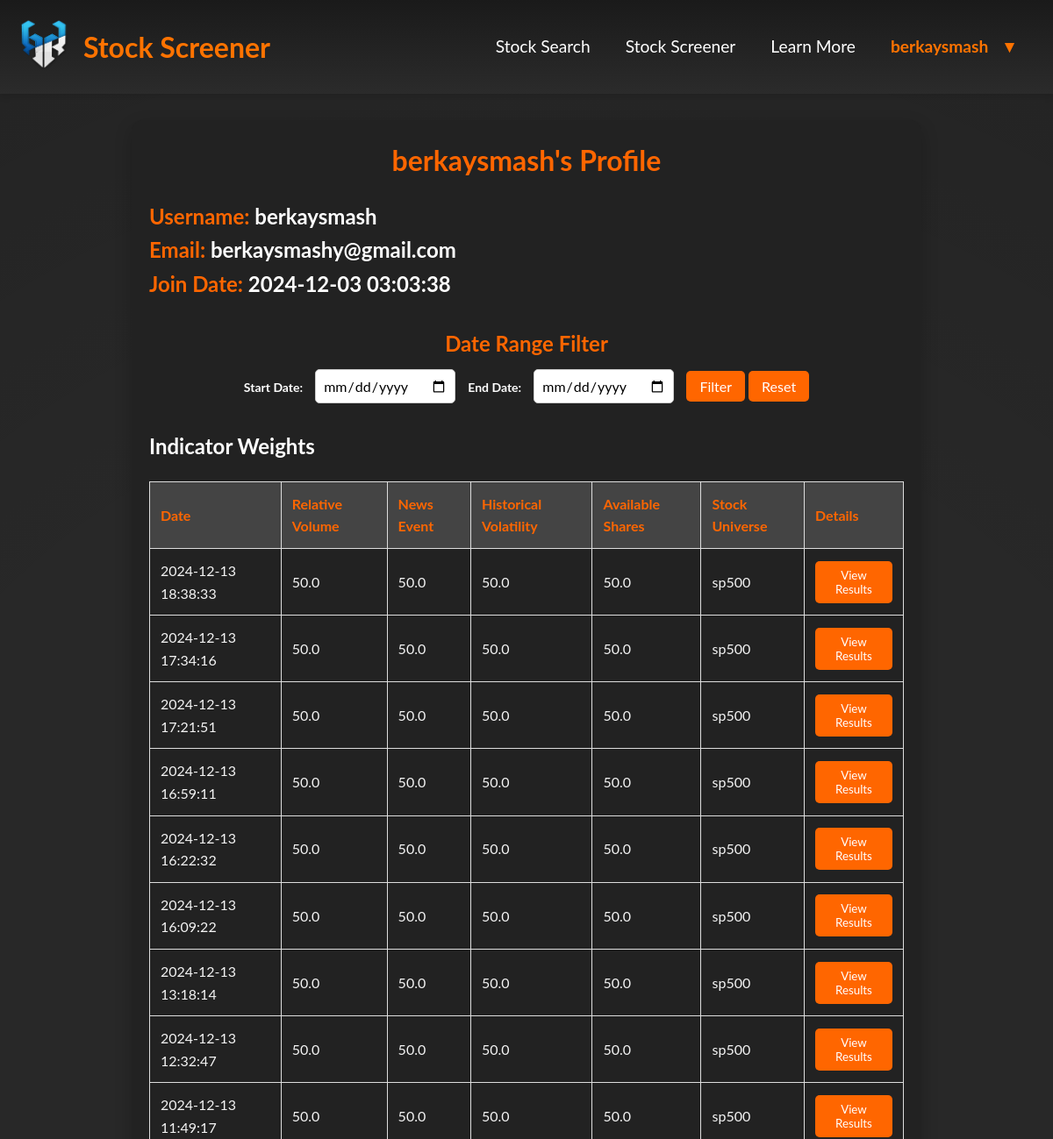
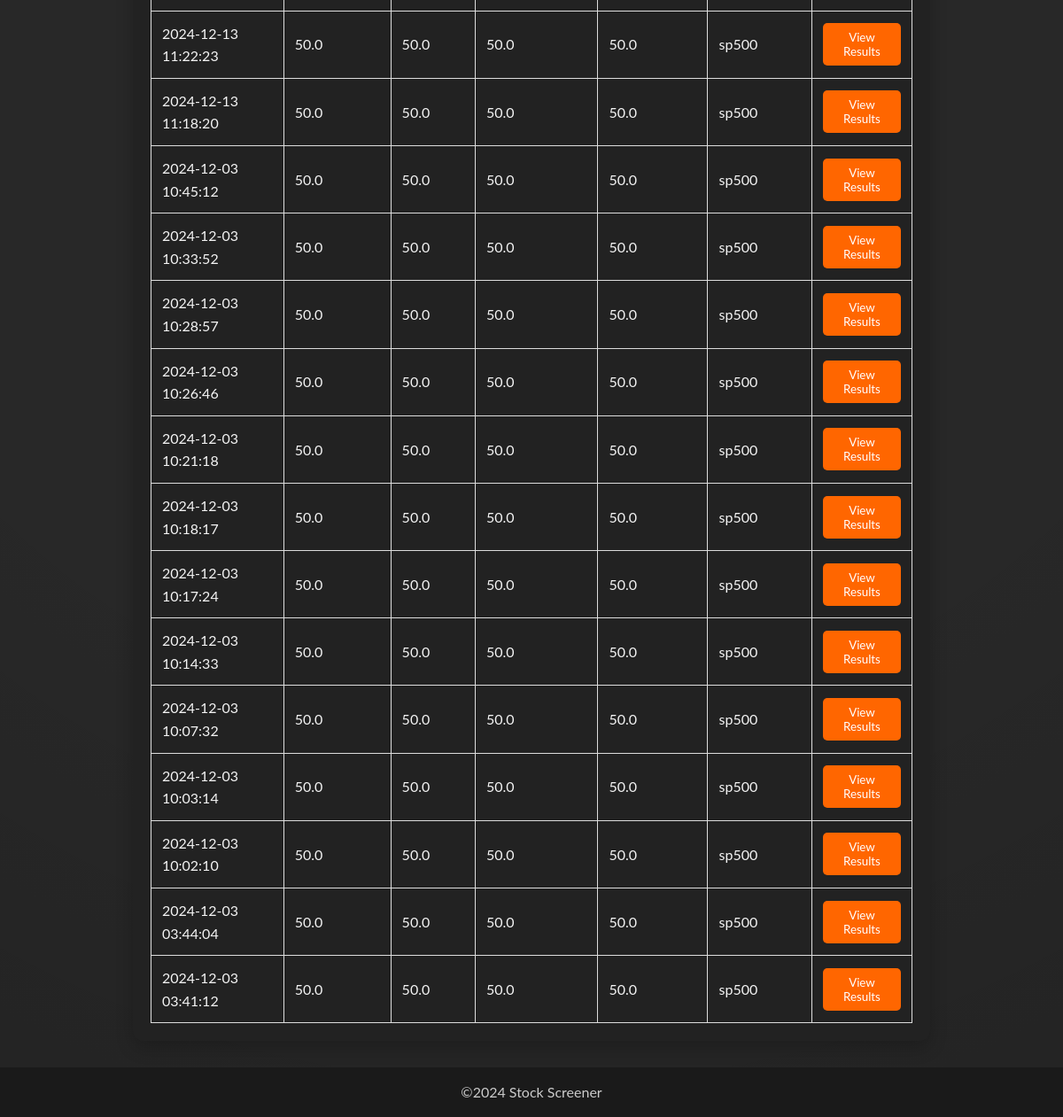
The app's page /history_filter (signed in) with its own data (2 pictures, top to bottom).
### tables this page shows
CREATE TABLE user (
        id INTEGER PRIMARY KEY AUTOINCREMENT,
        username TEXT NOT NULL UNIQUE,
        email TEXT NOT NULL UNIQUE,
        password TEXT NOT NULL,
        created_at TIMESTAMP DEFAULT CURRENT_TIMESTAMP,
        is_verified INTEGER DEFAULT 0
    );

CREATE TABLE indicator_weights (
        id INTEGER PRIMARY KEY AUTOINCREMENT,
        user_id INTEGER,
        relative_volume REAL,
        news_event REAL,
        price_movement REAL,
        historical_volatility REAL,
        available_shares REAL,
        stock_universe TEXT,
        created_at TIMESTAMP DEFAULT CURRENT_TIMESTAMP,
        FOREIGN KEY(user_id) REFERENCES user(id)
    );

### app.py (the view)
@app.route('/history_filter', methods=['GET'])
def history_filter():
    if 'user_id' not in session:
        return "Unauthorized", 403
    start_date = request.args.get('start_date')
    end_date = request.args.get('end_date')
    data = history_controller.history_filter(session['user_id'], start_date, end_date)
    return render_template('history.html', user=data['user'], weights_with_results=data['weights_with_results'])

### app.py (called while the page is built)
@app.before_request
def require_login():
    return auth_controller.require_login()

@app.context_processor
def inject_user():
    return auth_controller.inject_user()

### controllers/auth_controller.py (called while the page is built)
    def get_db_connection(self):
        if current_app.config['TESTING']:
            conn = sqlite3.connect(':memory:')
        else:
            conn = sqlite3.connect('database/database.db')
        conn.row_factory = sqlite3.Row
        return conn

    def require_login(self):
        allowed_routes = ['login', 'register', 'forgot_password_method', 'validate_reset_otp_method',
                          'reset_password_method']
        if 'logged_in' not in session and request.endpoint not in allowed_routes:
            return redirect(url_for('login'))

    def inject_user(self):
        if 'user_id' in session:
            conn = self.get_db_connection()
            conn.execute('''CREATE TABLE IF NOT EXISTS user (
                                id INTEGER PRIMARY KEY AUTOINCREMENT,
                                username TEXT NOT NULL,
                                email TEXT NOT NULL,
                                password TEXT NOT NULL
                            )''')
            user = conn.execute('SELECT * FROM user WHERE id = ?', (session['user_id'],)).fetchone()
            conn.close()
            return {'user': dict(user) if user else None}
        return {'user': None}

### controllers/history_controller.py (called while the page is built)
    def get_db_connection(self):
        conn = sqlite3.connect('database/database.db')
        conn.row_factory = sqlite3.Row
        return conn

### templates/history.html (shortened to what this page needs)
<!doctype html>
<html lang="en">
<head>
    <link rel="stylesheet" href="{{ url_for('static', filename='global.css') }}">
    <link rel="stylesheet" href="{{ url_for('static', filename='history.css') }}">
</head>
<body>
<header>
        <nav class="navbar">
            <div class="logo-container">
                <a href="{{ url_for('stock_search') }}"><img src="{{ url_for('static', filename='image/logo.png') }}" alt="Logo" class="logo"></a>
                <a href="{{ url_for('stock_search') }}" class="nav-title">Stock Screener</a>
            </div>
            <div class="menu-container">
                <a href="{{ url_for('stock_search') }}" class="menu-item">Stock Search</a>
                <a href="{{ url_for('index') }}" class="menu-item">Stock Screener</a>
                <a href="{{ url_for('learn_more') }}" class="menu-item">Learn More</a>
                {% include 'partials/logout.html' %}
            </div>
        </nav>
    </header>
    <div class="container">
        <h1>{{ user['username'] }}'s Profile</h1>
        <h2><strong>Username:</strong> {{ user['username'] }}</h2>
        <h2><strong>Email:</strong> {{ user.email }}</h2>
        <h2><strong>Join Date:</strong> {{ user.created_at }}</h2>
        <div class="date-range-filter">
            <h2>Date Range Filter</h2>
            <form method="GET" action="/history_filter" id="date-filter-form">
                <label for="start-date">Start Date:</label>
                <input type="date" id="start-date" name="start_date" required>
                <label for="end-date">End Date:</label>
                <input type="date" id="end-date" name="end_date" required>
                <button type="submit">Filter</button>
                <button type="button" onclick="resetFilter()">Reset</button>
            </form>
        </div>
        <h2>Indicator Weights</h2>
        <table>
            <thead>
                <tr>
                    <th>Date</th>
                    <th>Relative Volume</th>
                    <th>News Event</th>
                    <th>Historical Volatility</th>
                    <th>Available Shares</th>
                    <th>Stock Universe</th>
                    <th>Details</th>
                </tr>
            </thead>
            <tbody>
                {% for item in weights_with_results %}
                <tr>
                    <td>{{ item.weight['created_at'] }}</td>
                    <td>{{ item.weight['relative_volume'] }}</td>
                    <td>{{ item.weight['news_event'] }}</td>
                    <td>{{ item.weight['historical_volatility'] }}</td>
                    <td>{{ item.weight['available_shares'] }}</td>
                    <td>{{ item.weight['stock_universe'] }}</td>
                    <td>
                        <button onclick="showPopup({{ loop.index0 }})">View Results</button>
                    </td>
                </tr>
                {% endfor %}
            </tbody>
        </table>
    </div>
      <footer>
        <div class="footer-social">
            <span>©2024 Stock Screener</span>
        </div>
    </footer>
</body>
</html>

### templates/partials/logout.html (shortened to what this page needs)
{% if user %}
    <div class="user-dropdown menu-item" style="color:#ff7300;">
        <span>{{ user['username'] }}</span>
        <span class="dropdown-icon">▼</span>
    </div>
{% else %}
<div class="logout-container">
    <a href="/login" class="login-link" style="color: #ff7300; text-decoration: none; font-weight: bold;">Login</a>
</div>
{% endif %}

### static/global.css (style rules this page uses)
* { margin: 0; padding: 0; box-sizing: border-box; font-family: "Lato", sans-serif; }
html, body { min-height: 100vh; margin: 0; background-color: #1e1e1e; color: #f4f4f4; line-height: 1.6; display: flex; flex-direction: column; }
body { background-color: #2c2c2c; background-image: radial-gradient(circle, rgba(0, 0, 0, 0.1), rgba(0, 0, 0, 0.1) 60%, rgba(0, 0, 0, 0.2)); }
a { color: #ff7300; text-decoration: none; transition: color 0.3s ease; }
header { background: linear-gradient(to bottom, #1a1a1a, #2b2b2b); box-shadow: 0 4px 6px rgba(0, 0, 0, 0.1); padding: 20px 0; }
.navbar { display: flex; justify-content: space-between; align-items: center; max-width: 1200px; margin: 0 auto; padding: 0 20px; }
.logo-container { display: flex; align-items: center; }
.logo { width: 60px; height: auto; margin-right: 15px; }
.nav-title { color: #ff7300; font-size: 32px; font-weight: 700; }
.user-dropdown { position: relative; display: inline-block; cursor: pointer; font-weight: bold; }
.user-dropdown span { margin-right: 10px; }
.dropdown-icon { font-size: 1em; transform: rotate(0deg); transition: transform 0.3s ease; }
table { width: 100%; border-collapse: collapse; }
table, th, td { border: 1px solid #444; }
th { background-color: #333; color: #ff9800; padding: 10px; }
td { padding: 10px; text-align: left; }
footer { background-color: #1a1a1a; color: #ccc; text-align: center; padding: 15px 0; margin-top: auto; }
.menu-container { display: flex; gap: 20px; }
.menu-container a { font-size: 1.2em; }
.menu-item { color: #ffffff; font-size: 16px; text-decoration: none; padding: 10px; transition: color 0.3s ease; }
@media (min-width: 769px) { .navbar { display: flex; justify-content: space-between; align-items: center; } }
@media (min-width: 769px) { .menu-container { display: flex; gap: 20px; } }
@media (min-width: 769px) { .menu-item { font-size: 1.2em; padding: 10px; } }

### static/history.css (style rules this page uses)
.container { max-width: 900px; margin: 30px auto; padding: 20px; background-color: #222; border-radius: 12px; box-shadow: 0 8px 20px rgba(0, 0, 0, 0.2); }
h1 { color: #ff6600; text-align: center; margin-bottom: 20px; }
h2 { color: #fff; }
h2 strong { color: #ff6600; }
.date-range-filter { text-align: center; margin: 30px 0; }
.date-range-filter h2 { margin: 0; font-size: 24px; color: #ff6600; }
.date-range-filter form { margin-top: 10px; }
.date-range-filter label { color: #fff; font-weight: bold; font-size: 14px; }
.date-range-filter input[type="date"] { padding: 8px; font-size: 16px; margin: 0 10px; border-radius: 5px; border: 1px solid #ccc; }
.date-range-filter button { padding: 8px 15px; font-size: 16px; background-color: #ff6600; color: white; border: none; border-radius: 5px; cursor: pointer; transition: background-color 0.3s; }
table { width: 100%; border-collapse: collapse; margin-top: 20px; }
table, th, td { border: 1px solid #ddd; }
th, td { text-align: left; padding: 12px; }
th { background-color: #444; color: #ff6600; }
button { background-color: #ff6600; color: white; padding: 8px 12px; border: none; border-radius: 5px; cursor: pointer; transition: background-color 0.3s; }

### records on screen
user: username "berkaysmash", email "berkaysmashy@gmail.com", created_at "2024-12-03 03:03:38"
indicator_weights: weight.created_at "2024-12-13 18:38:33", weight.relative_volume "50.0", weight.news_event "50.0", weight.historical_volatility "50.0", weight.available_shares "50.0", weight.stock_universe "sp500"
indicator_weights: weight.created_at "2024-12-13 17:34:16", weight.relative_volume "50.0", weight.news_event "50.0", weight.historical_volatility "50.0", weight.available_shares "50.0", weight.stock_universe "sp500"
indicator_weights: weight.created_at "2024-12-13 17:21:51", weight.relative_volume "50.0", weight.news_event "50.0", weight.historical_volatility "50.0", weight.available_shares "50.0", weight.stock_universe "sp500"
indicator_weights: weight.created_at "2024-12-13 16:59:11", weight.relative_volume "50.0", weight.news_event "50.0", weight.historical_volatility "50.0", weight.available_shares "50.0", weight.stock_universe "sp500"
indicator_weights: weight.created_at "2024-12-13 16:22:32", weight.relative_volume "50.0", weight.news_event "50.0", weight.historical_volatility "50.0", weight.available_shares "50.0", weight.stock_universe "sp500"
indicator_weights: weight.created_at "2024-12-13 16:09:22", weight.relative_volume "50.0", weight.news_event "50.0", weight.historical_volatility "50.0", weight.available_shares "50.0", weight.stock_universe "sp500"
indicator_weights: weight.created_at "2024-12-13 13:18:14", weight.relative_volume "50.0", weight.news_event "50.0", weight.historical_volatility "50.0", weight.available_shares "50.0", weight.stock_universe "sp500"
indicator_weights: weight.created_at "2024-12-13 12:32:47", weight.relative_volume "50.0", weight.news_event "50.0", weight.historical_volatility "50.0", weight.available_shares "50.0", weight.stock_universe "sp500"
indicator_weights: weight.created_at "2024-12-13 11:49:17", weight.relative_volume "50.0", weight.news_event "50.0", weight.historical_volatility "50.0", weight.available_shares "50.0", weight.stock_universe "sp500"
indicator_weights: weight.created_at "2024-12-13 11:22:23", weight.relative_volume "50.0", weight.news_event "50.0", weight.historical_volatility "50.0", weight.available_shares "50.0", weight.stock_universe "sp500"
indicator_weights: weight.created_at "2024-12-13 11:18:20", weight.relative_volume "50.0", weight.news_event "50.0", weight.historical_volatility "50.0", weight.available_shares "50.0", weight.stock_universe "sp500"
indicator_weights: weight.created_at "2024-12-03 10:45:12", weight.relative_volume "50.0", weight.news_event "50.0", weight.historical_volatility "50.0", weight.available_shares "50.0", weight.stock_universe "sp500"
indicator_weights: weight.created_at "2024-12-03 10:33:52", weight.relative_volume "50.0", weight.news_event "50.0", weight.historical_volatility "50.0", weight.available_shares "50.0", weight.stock_universe "sp500"
indicator_weights: weight.created_at "2024-12-03 10:28:57", weight.relative_volume "50.0", weight.news_event "50.0", weight.historical_volatility "50.0", weight.available_shares "50.0", weight.stock_universe "sp500"
indicator_weights: weight.created_at "2024-12-03 10:26:46", weight.relative_volume "50.0", weight.news_event "50.0", weight.historical_volatility "50.0", weight.available_shares "50.0", weight.stock_universe "sp500"
indicator_weights: weight.created_at "2024-12-03 10:21:18", weight.relative_volume "50.0", weight.news_event "50.0", weight.historical_volatility "50.0", weight.available_shares "50.0", weight.stock_universe "sp500"
indicator_weights: weight.created_at "2024-12-03 10:18:17", weight.relative_volume "50.0", weight.news_event "50.0", weight.historical_volatility "50.0", weight.available_shares "50.0", weight.stock_universe "sp500"
indicator_weights: weight.created_at "2024-12-03 10:17:24", weight.relative_volume "50.0", weight.news_event "50.0", weight.historical_volatility "50.0", weight.available_shares "50.0", weight.stock_universe "sp500"
indicator_weights: weight.created_at "2024-12-03 10:14:33", weight.relative_volume "50.0", weight.news_event "50.0", weight.historical_volatility "50.0", weight.available_shares "50.0", weight.stock_universe "sp500"
indicator_weights: weight.created_at "2024-12-03 10:07:32", weight.relative_volume "50.0", weight.news_event "50.0", weight.historical_volatility "50.0", weight.available_shares "50.0", weight.stock_universe "sp500"
indicator_weights: weight.created_at "2024-12-03 10:03:14", weight.relative_volume "50.0", weight.news_event "50.0", weight.historical_volatility "50.0", weight.available_shares "50.0", weight.stock_universe "sp500"
indicator_weights: weight.created_at "2024-12-03 10:02:10", weight.relative_volume "50.0", weight.news_event "50.0", weight.historical_volatility "50.0", weight.available_shares "50.0", weight.stock_universe "sp500"
indicator_weights: weight.created_at "2024-12-03 03:44:04", weight.relative_volume "50.0", weight.news_event "50.0", weight.historical_volatility "50.0", weight.available_shares "50.0", weight.stock_universe "sp500"
indicator_weights: weight.created_at "2024-12-03 03:41:12", weight.relative_volume "50.0", weight.news_event "50.0", weight.historical_volatility "50.0", weight.available_shares "50.0", weight.stock_universe "sp500"
